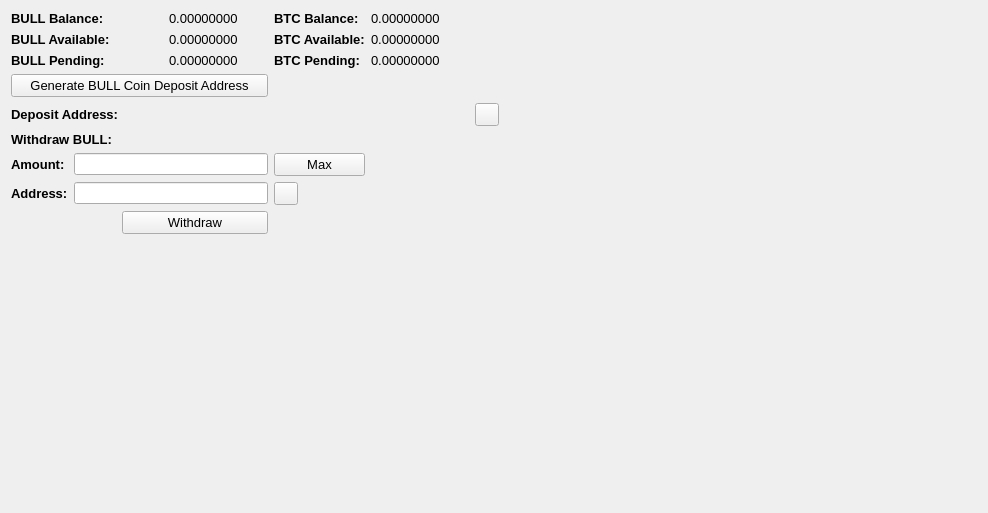
     <widget class="QWidget" name="BalanceTab">
      <attribute name="title">
       <string>Balance</string>
      </attribute>
      <layout class="QGridLayout" name="gridLayout_2">
       <item row="0" column="0" colspan="2">
        <widget class="QLabel" name="label_11">
         <property name="font">
          <font>
           <pointsize>10</pointsize>
           <weight>75</weight>
           <bold>true</bold>
          </font>
         </property>
         <property name="text">
          <string>BULL Balance:</string>
         </property>
        </widget>
       </item>
       <item row="0" column="3">
        <widget class="QLabel" name="HMBalanceLabel">
         <property name="font">
          <font>
           <pointsize>10</pointsize>
          </font>
         </property>
         <property name="text">
          <string>0.00000000</string>
         </property>
         <property name="textInteractionFlags">
          <set>Qt::LinksAccessibleByMouse|Qt::TextSelectableByMouse</set>
         </property>
        </widget>
       </item>
       <item row="0" column="4">
        <widget class="QLabel" name="label_12">
         <property name="font">
          <font>
           <pointsize>10</pointsize>
           <weight>75</weight>
           <bold>true</bold>
          </font>
         </property>
         <property name="text">
          <string>BTC Balance:</string>
         </property>
        </widget>
       </item>
       <item row="0" column="5">
        <widget class="QLabel" name="BitcoinBalanceLabel">
         <property name="font">
          <font>
           <pointsize>10</pointsize>
          </font>
         </property>
         <property name="text">
          <string>0.00000000</string>
         </property>
         <property name="textInteractionFlags">
          <set>Qt::LinksAccessibleByMouse|Qt::TextSelectableByMouse</set>
         </property>
        </widget>
       </item>
       <item row="0" column="7" rowspan="10">
        <spacer name="horizontalSpacer_4">
         <property name="orientation">
          <enum>Qt::Horizontal</enum>
         </property>
         <property name="sizeHint" stdset="0">
          <size>
           <width>478</width>
           <height>488</height>
          </size>
         </property>
        </spacer>
       </item>
       <item row="1" column="0" colspan="2">
        <widget class="QLabel" name="label_13">
         <property name="font">
          <font>
           <pointsize>10</pointsize>
           <weight>75</weight>
           <bold>true</bold>
          </font>
         </property>
         <property name="text">
          <string>BULL Available:</string>
         </property>
        </widget>
       </item>
       <item row="1" column="3">
        <widget class="QLabel" name="HMAvailableLabel_2">
         <property name="font">
          <font>
           <pointsize>10</pointsize>
          </font>
         </property>
         <property name="text">
          <string>0.00000000</string>
         </property>
         <property name="textInteractionFlags">
          <set>Qt::LinksAccessibleByMouse|Qt::TextSelectableByMouse</set>
         </property>
        </widget>
       </item>
       <item row="1" column="4">
        <widget class="QLabel" name="label_15">
         <property name="font">
          <font>
           <pointsize>10</pointsize>
           <weight>75</weight>
           <bold>true</bold>
          </font>
         </property>
         <property name="text">
          <string>BTC Available:</string>
         </property>
        </widget>
       </item>
       <item row="1" column="5">
        <widget class="QLabel" name="BitcoinAvailableLabel">
         <property name="font">
          <font>
           <pointsize>10</pointsize>
          </font>
         </property>
         <property name="text">
          <string>0.00000000</string>
         </property>
         <property name="textInteractionFlags">
          <set>Qt::LinksAccessibleByMouse|Qt::TextSelectableByMouse</set>
         </property>
        </widget>
       </item>
       <item row="2" column="0" colspan="2">
        <widget class="QLabel" name="label_14">
         <property name="font">
          <font>
           <pointsize>10</pointsize>
           <weight>75</weight>
           <bold>true</bold>
          </font>
         </property>
         <property name="text">
          <string>BULL Pending:</string>
         </property>
        </widget>
       </item>
       <item row="2" column="3">
        <widget class="QLabel" name="HMPendingLabel">
         <property name="font">
          <font>
           <pointsize>10</pointsize>
          </font>
         </property>
         <property name="text">
          <string>0.00000000</string>
         </property>
         <property name="textInteractionFlags">
          <set>Qt::LinksAccessibleByMouse|Qt::TextSelectableByMouse</set>
         </property>
        </widget>
       </item>
       <item row="2" column="4">
        <widget class="QLabel" name="label_31">
         <property name="font">
          <font>
           <pointsize>10</pointsize>
           <weight>75</weight>
           <bold>true</bold>
          </font>
         </property>
         <property name="text">
          <string>BTC Pending:</string>
         </property>
        </widget>
       </item>
       <item row="2" column="5">
        <widget class="QLabel" name="BitcoinPendingLabel">
         <property name="font">
          <font>
           <pointsize>10</pointsize>
          </font>
         </property>
         <property name="text">
          <string>0.00000000</string>
         </property>
         <property name="textInteractionFlags">
          <set>Qt::LinksAccessibleByMouse|Qt::TextSelectableByMouse</set>
         </property>
        </widget>
       </item>
       <item row="3" column="0" colspan="4">
        <widget class="QPushButton" name="GenDepositBTN">
         <property name="font">
          <font>
           <pointsize>10</pointsize>
          </font>
         </property>
         <property name="text">
          <string>Generate BULL Coin Deposit Address</string>
         </property>
        </widget>
       </item>
       <item row="4" column="0" colspan="3">
        <widget class="QLabel" name="label_33">
         <property name="font">
          <font>
           <pointsize>10</pointsize>
           <weight>75</weight>
           <bold>true</bold>
          </font>
         </property>
         <property name="text">
          <string>Deposit Address:</string>
         </property>
        </widget>
       </item>
       <item row="4" column="3" colspan="3">
        <widget class="QLabel" name="DepositAddressLabel">
         <property name="minimumSize">
          <size>
           <width>300</width>
           <height>0</height>
          </size>
         </property>
         <property name="palette">
          <palette>
           <active>
            <colorrole role="WindowText">
             <brush brushstyle="SolidPattern">
              <color alpha="255">
               <red>0</red>
               <green>0</green>
               <blue>0</blue>
              </color>
             </brush>
            </colorrole>
            <colorrole role="Text">
             <brush brushstyle="SolidPattern">
              <color alpha="255">
               <red>0</red>
               <green>0</green>
               <blue>255</blue>
              </color>
             </brush>
            </colorrole>
           </active>
           <inactive>
            <colorrole role="WindowText">
             <brush brushstyle="SolidPattern">
              <color alpha="255">
               <red>0</red>
               <green>0</green>
               <blue>0</blue>
              </color>
             </brush>
            </colorrole>
            <colorrole role="Text">
             <brush brushstyle="SolidPattern">
              <color alpha="255">
               <red>0</red>
               <green>0</green>
               <blue>255</blue>
              </color>
             </brush>
            </colorrole>
           </inactive>
           <disabled>
            <colorrole role="WindowText">
             <brush brushstyle="SolidPattern">
              <color alpha="255">
               <red>120</red>
               <green>120</green>
               <blue>120</blue>
              </color>
             </brush>
            </colorrole>
            <colorrole role="Text">
             <brush brushstyle="SolidPattern">
              <color alpha="255">
               <red>120</red>
               <green>120</green>
               <blue>120</blue>
              </color>
             </brush>
            </colorrole>
           </disabled>
          </palette>
         </property>
         <property name="font">
          <font>
           <pointsize>10</pointsize>
           <weight>75</weight>
           <bold>true</bold>
          </font>
         </property>
         <property name="text">
          <string/>
         </property>
         <property name="alignment">
          <set>Qt::AlignRight|Qt::AlignTrailing|Qt::AlignVCenter</set>
         </property>
         <property name="textInteractionFlags">
          <set>Qt::LinksAccessibleByMouse|Qt::TextSelectableByKeyboard|Qt::TextSelectableByMouse</set>
         </property>
        </widget>
       </item>
       <item row="4" column="6">
        <widget class="QToolButton" name="DepositCopyButton">
         <property name="toolTip">
          <string>Copy to clipboard</string>
         </property>
         <property name="text">
          <string/>
         </property>
         <property name="icon">
          <iconset resource="../bitcoin.qrc">
           <normaloff>:/icons/editcopy</normaloff>:/icons/editcopy</iconset>
         </property>
         <property name="shortcut">
          <string>Alt+P</string>
         </property>
        </widget>
       </item>
       <item row="5" column="0" colspan="2">
        <widget class="QLabel" name="label_34">
         <property name="font">
          <font>
           <pointsize>10</pointsize>
           <weight>75</weight>
           <bold>true</bold>
          </font>
         </property>
         <property name="text">
          <string>Withdraw BULL:</string>
         </property>
        </widget>
       </item>
       <item row="6" column="0">
        <widget class="QLabel" name="label_26">
         <property name="font">
          <font>
           <pointsize>10</pointsize>
           <weight>75</weight>
           <bold>true</bold>
          </font>
         </property>
         <property name="text">
          <string>Amount:</string>
         </property>
        </widget>
       </item>
       <item row="6" column="1" colspan="3">
        <widget class="QLineEdit" name="WithdrawUnitsInput">
         <property name="font">
          <font>
           <pointsize>9</pointsize>
           <weight>75</weight>
           <bold>true</bold>
          </font>
         </property>
         <property name="text">
          <string/>
         </property>
        </widget>
       </item>
       <item row="6" column="4">
        <widget class="QPushButton" name="Withdraw_Max_Amount">
         <property name="font">
          <font>
           <pointsize>10</pointsize>
          </font>
         </property>
         <property name="text">
          <string>Max</string>
         </property>
        </widget>
       </item>
       <item row="7" column="0">
        <widget class="QLabel" name="label_10">
         <property name="font">
          <font>
           <pointsize>10</pointsize>
           <weight>75</weight>
           <bold>true</bold>
          </font>
         </property>
         <property name="text">
          <string>Address:</string>
         </property>
        </widget>
       </item>
       <item row="7" column="1" colspan="3">
        <widget class="QLineEdit" name="WithdrawAddress">
         <property name="font">
          <font>
           <pointsize>9</pointsize>
           <weight>75</weight>
           <bold>true</bold>
          </font>
         </property>
        </widget>
       </item>
       <item row="7" column="4">
        <widget class="QToolButton" name="WithdrawPasteButton">
         <property name="toolTip">
          <string>Paste from clipboard</string>
         </property>
         <property name="text">
          <string/>
         </property>
         <property name="icon">
          <iconset resource="../bitcoin.qrc">
           <normaloff>:/icons/editpaste</normaloff>:/icons/editpaste</iconset>
         </property>
         <property name="shortcut">
          <string>Alt+P</string>
         </property>
        </widget>
       </item>
       <item row="8" column="2" colspan="2">
        <widget class="QPushButton" name="WithdrawUnitsBtn">
         <property name="font">
          <font>
           <pointsize>10</pointsize>
          </font>
         </property>
         <property name="text">
          <string>Withdraw</string>
         </property>
        </widget>
       </item>
       <item row="9" column="0" colspan="6">
        <spacer name="verticalSpacer">
         <property name="orientation">
          <enum>Qt::Vertical</enum>
         </property>
         <property name="sizeHint" stdset="0">
          <size>
           <width>428</width>
           <height>262</height>
          </size>
         </property>
        </spacer>
       </item>
      </layout>
      <zorder>label_31</zorder>
      <zorder>label_15</zorder>
      <zorder>label_12</zorder>
      <zorder>label_14</zorder>
      <zorder>label_13</zorder>
      <zorder>label_11</zorder>
      <zorder>BitcoinBalanceLabel</zorder>
      <zorder>HMBalanceLabel</zorder>
      <zorder>HMAvailableLabel_2</zorder>
      <zorder>HMPendingLabel</zorder>
      <zorder>BitcoinAvailableLabel</zorder>
      <zorder>BitcoinPendingLabel</zorder>
      <zorder>label_33</zorder>
      <zorder>GenDepositBTN</zorder>
      <zorder>DepositAddressLabel</zorder>
      <zorder>Withdraw_Max_Amount</zorder>
      <zorder>label_34</zorder>
      <zorder>WithdrawUnitsInput</zorder>
      <zorder>label_10</zorder>
      <zorder>label_26</zorder>
      <zorder>WithdrawAddress</zorder>
      <zorder>WithdrawUnitsBtn</zorder>
      <zorder>horizontalSpacer_4</zorder>
      <zorder>verticalSpacer</zorder>
      <zorder>WithdrawPasteButton</zorder>
      <zorder>DepositCopyButton</zorder>
     </widget>
